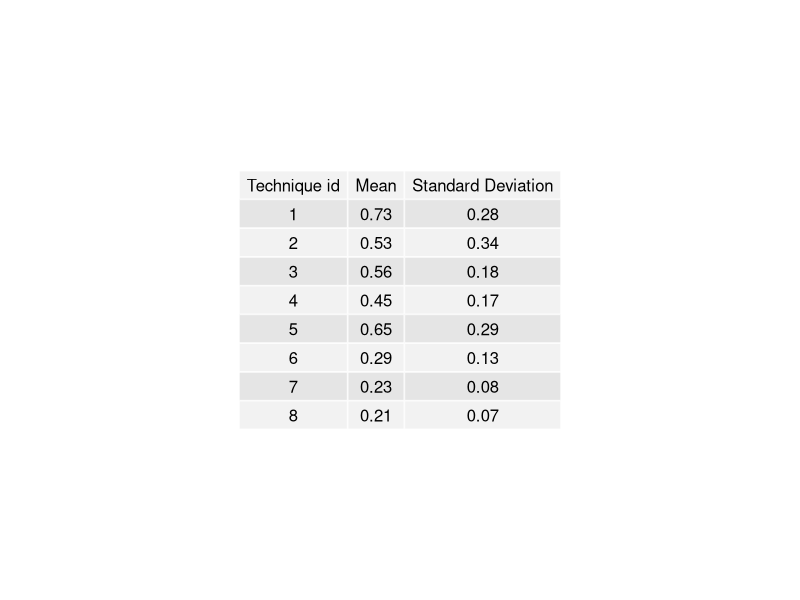
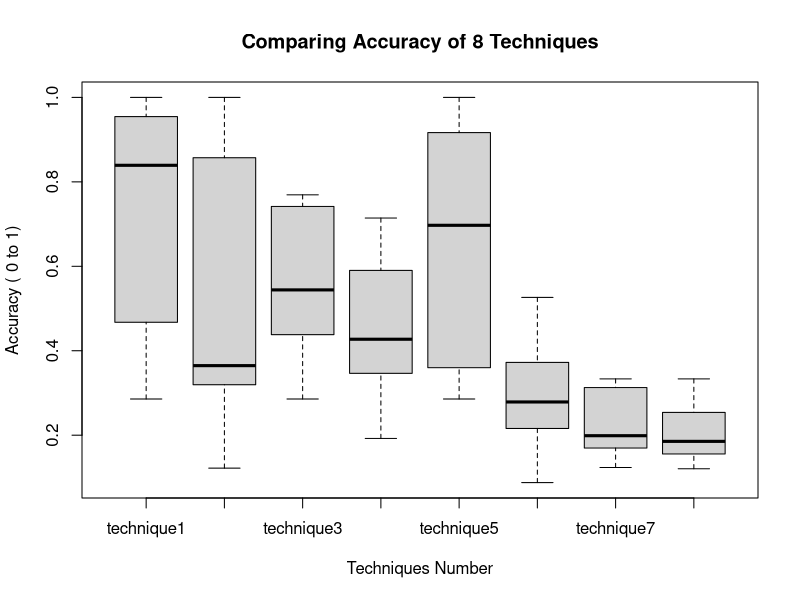

Write the R code that produced these figures, in order.
## ---- chunk 1
knitr::opts_chunk$set(echo = TRUE)
## ---- chunk 2
#Inputting Data: Analysis Excel sheet has "Accuracy" data of 8 interaction techniques
library(openxlsx)
library(stats)
library(gridExtra)
library(grid)
data <- read.xlsx("Analysis.xlsx",colNames = FALSE, sheet="Accuracy")
#Transpose
Accuracy<- c(data[,1], data[,2], data[,3], data[,4], data[,5],
                 data[,6], data[,7], data[,8])
techniques <- c(rep('technique1', 8),rep('technique2', 8),rep('technique3', 8),
                rep('technique4', 8),rep('technique5', 8),rep('technique6', 8),
                rep('technique7', 8),rep('technique8', 8))
combine <- cbind(Accuracy, techniques)

## ---- chunk 3
mean1<- mean(data$X1)
sd1 = sqrt(var(data$X1))
mean2<- mean(data$X2)
sd2 = sqrt(var(data$X2))
mean3<- mean(data$X3)
sd3 = sqrt(var(data$X3))
mean4<- mean(data$X4)
sd4 = sqrt(var(data$X4))
mean5<- mean(data$X5)
sd5 = sqrt(var(data$X5))
mean6<- mean(data$X6)
sd6 = sqrt(var(data$X6))
mean7<- mean(data$X7)
sd7 = sqrt(var(data$X7))
mean8<- mean(data$X8)
sd8 = sqrt(var(data$X8))

# Print in table
r1 <- c("Technique id", "Mean", "Standard Deviation")
r2 <- c("1", round(mean1, 2), round(sd1, 2))
r3 <- c("2", round(mean2, 2), round(sd2, 2))
r4 <- c("3", round(mean3, 2), round(sd3, 2))
r5 <- c("4", round(mean4, 2), round(sd4, 2))
r6 <- c("5", round(mean5, 2), round(sd5, 2))
r7 <- c("6", round(mean6, 2), round(sd6, 2))
r8 <- c("7", round(mean7, 2), round(sd7, 2))
r9 <- c("8", round(mean8, 2), round(sd8, 2))
tab <- rbind(r1, r2, r3, r4, r5, r6, r7,r8,r9)
grid.table(tab, rows = NULL)

## ---- chunk 4
results <- aov(Accuracy ~ techniques)
anova(results)
## ---- chunk 5
boxplot(Accuracy~techniques,main = "Comparing Accuracy of 8 Techniques",   
        xlab = "Techniques Number", ylab = "Accuracy ( 0 to 1)")
## ---- chunk 6
TukeyHSD(results, conf.level=0.95)
